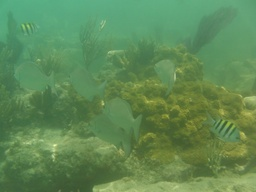
#> input picture other techniques/RayleighDistribution/InputImages/1.jpg, 256 x 192 px, shrunk from 1024 x 768 before the run, found by its file name; its folder holds only this picture in this run
$ python main.py   (older library calls are emulated)
#> lines starting #> are read from the running program, lines starting #| are printed output that depends on the picture
### other techniques/RayleighDistribution/color_equalisation.py
import numpy as np
import cv2


def RGB_equalisation(img,height,width):

    img = np.float32(img)
    b, g, r = cv2.split(img)
    r_avg = np.mean(r)
    g_avg = np.mean(g)
    b_avg = np.mean(b)

    All_avg = np.array((r_avg,g_avg,b_avg))
    All_max = np.max(All_avg)
    All_min = np.min(All_avg)
    All_median = np.median(All_avg)
    A = All_median/All_min
    B = All_median/All_max

    if (All_min == r_avg):
        r = r * A
    if (All_min == g_avg):
        g = g * A
    if (All_min == b_avg):
        b = b * A

    if (All_max == r_avg):
        r = r * B
    if (All_max == g_avg):
        g = g * B
    if (All_max == b_avg):
        b = b * B


    sceneRadiance = np.zeros((height, width, 3), 'float64')
    sceneRadiance[:, :, 0] = b
    sceneRadiance[:, :, 1] = g
    sceneRadiance[:, :, 2] = r
    sceneRadiance = np.clip(sceneRadiance, 0, 255)


    return sceneRadiance


# [4 lines of commented-out code are left out]

### other techniques/RayleighDistribution/global_stretching_RGB.py
import numpy as np


def stretching(img):
    height = len(img)
    width = len(img[0])
    for k in range(0, 3):
        Max_channel  = np.max(img[:,:,k])
        Min_channel  = np.min(img[:,:,k])
        for i in range(height):
            for j in range(width):
                img[i,j,k] = (img[i,j,k] - Min_channel) * (255 - 0) / (Max_channel - Min_channel)+ 0
    return img

### other techniques/RayleighDistribution/rayleighDistribution.py
import numpy as np
import math

e = np.e
esp = 2.2204e-16


class NodeLower(object):
	def __init__(self,x,y,value):
		self.x = x
		self.y = y
		self.value = value
	def printInfo(self):
		print(self.x,self.y,self.value)


# 用于排序时存储原来像素点位置的数据结构
class Node(object):
	def __init__(self,x,y,value):
		self.x = x
		self.y = y
		self.value = value
	def printInfo(self):
		print(self.x,self.y,self.value)

def rayleighStrLower(nodes, height, width,lower_Position):
    alpha = 0.4
    selectedRange = [0, 255]
    NumPixel = np.zeros(256)
    temp = np.zeros(256)
    for i in range(0, lower_Position):
        # print('nodes[i].value',type(nodes[i].value))
        NumPixel[nodes[i].value] = NumPixel[nodes[i].value] + 1
    ProbPixel = NumPixel / lower_Position
    CumuPixel = np.cumsum(ProbPixel)
    # print('CumuPixel',CumuPixel)

    valSpread = selectedRange[1] - selectedRange[0]
    hconst = 2 * alpha ** 2
    vmax = 1 - e ** (-1 / hconst)
    val = vmax * (CumuPixel)
    val = np.array(val)

    for i in range(256):
        if (val[i] >= 1):
            val[i] = val[i] - esp
    for i in range(256):
        temp[i] = np.sqrt(-hconst * math.log((1 - val[i]), e))
        normalization = temp[i] * valSpread
        if(normalization > 255):
            CumuPixel[i] = 255
        else:
            CumuPixel[i] = normalization
    for i in range(0, lower_Position):
        nodes[i].value = CumuPixel[nodes[i].value]
    return nodes


def rayleighStrUpper(nodes, height, width,lower_Position):
    allSize = height*width
    alpha = 0.4
    selectedRange = [0, 255]
    NumPixel = np.zeros(256)
    temp = np.zeros(256)
    for i in range(lower_Position, allSize):
            NumPixel[nodes[i].value] = NumPixel[nodes[i].value] + 1
    ProbPixel = NumPixel / (allSize-lower_Position)
    CumuPixel = np.cumsum(ProbPixel)
    valSpread = selectedRange[1] - selectedRange[0]
    hconst = 2 * alpha ** 2
    vmax = 1 - e ** (-1 / hconst)
    val = vmax * (CumuPixel)
    val = np.array(val)

    for i in range(256):
        if (val[i] >= 1):
            val[i] = val[i] - esp
    for i in range(256):
        temp[i] = np.sqrt(-hconst * math.log((1 - val[i]), e))
        normalization = temp[i] * valSpread
        if(normalization > 255):
            CumuPixel[i] = 255
        else:
            CumuPixel[i] = normalization
    for i in range(lower_Position, allSize):
        nodes[i].value = CumuPixel[nodes[i].value]
    return nodes


def uperLower(r, height, width):
    allSize = height * width
    R_max = np.max(r)
    R_min = np.min(r)
    R__middle = (R_max - R_min) / 2 + R_min
    R__middle = np.mean(r)
    node_upper = []
    node_lower = []
    for i in range(0, height):
        for j in range(0, width):
            oneNode = Node(i, j, r[i, j])
            oneNodeLower = NodeLower(i, j, r[i, j])
            node_upper.append(oneNode)
            node_lower.append(oneNodeLower)
    node_upper = sorted(node_upper, key=lambda node: node.value, reverse=False)
    node_lower = sorted(node_lower, key=lambda node: node.value, reverse=False)

    # print('R__middle',R__middle)
    # middle_Position=[]
    for i in range(allSize):
        if (node_upper[i].value > R__middle):
            # print('nodes[i].value',nodes[i].value)
            middle_Position = i
            break
    lower_Position = middle_Position
    # print('lower_Position',lower_Position)

    for i in range(allSize):
        node_upper[i].value = np.int(node_upper[i].value)
        node_lower[i].value = np.int(node_lower[i].value)
    # print('nodes', nodes[0].value)
    # print('nodes[lower_Position + 10].value', nodes[lower_Position + 2].value)

    nodesLower  = rayleighStrLower(node_lower, height, width,lower_Position)
    nodesUpper  = rayleighStrUpper(node_upper, height, width,lower_Position)

    array_lower_histogram_stretching = np.zeros((height, width))
    array_upper_histogram_stretching = np.zeros((height, width))


    for i in range(0, allSize):
        if(i > lower_Position):
            array_upper_histogram_stretching[nodesUpper[i].x, nodesUpper[i].y] = nodesUpper[i].value
            array_lower_histogram_stretching[nodesUpper[i].x, nodesUpper[i].y] = 255
        else:
            array_lower_histogram_stretching[nodesLower[i].x, nodesLower[i].y] = nodesLower[i].value
            array_upper_histogram_stretching[nodesLower[i].x, nodesLower[i].y] = 0

    # print('np.mean(array_lower_histogram_stretching))',np.mean(array_lower_histogram_stretching))
    # print('np.mean(array_upper_histogram_stretching))',np.mean(array_upper_histogram_stretching))

    return array_lower_histogram_stretching,array_upper_histogram_stretching

def rayleighStretching(sceneRadiance, height, width):

    R_array_lower_histogram_stretching, R_array_upper_histogram_stretching = uperLower(sceneRadiance[:, :, 2], height, width)
    G_array_lower_histogram_stretching, G_array_upper_histogram_stretching = uperLower(sceneRadiance[:, :, 1], height, width)
    B_array_lower_histogram_stretching, B_array_upper_histogram_stretching = uperLower(sceneRadiance[:, :, 0], height, width)

    sceneRadiance_Lower = np.zeros((height, width, 3), )
    sceneRadiance_Lower[:, :, 0] = B_array_lower_histogram_stretching
    sceneRadiance_Lower[:, :, 1] = G_array_lower_histogram_stretching
    sceneRadiance_Lower[:, :, 2] = R_array_lower_histogram_stretching
    sceneRadiance_Lower = np.uint8(sceneRadiance_Lower)

    sceneRadiance_Upper = np.zeros((height, width, 3))
    sceneRadiance_Upper[:, :, 0] = B_array_upper_histogram_stretching
    sceneRadiance_Upper[:, :, 1] = G_array_upper_histogram_stretching
    sceneRadiance_Upper[:, :, 2] = R_array_upper_histogram_stretching
    sceneRadiance_Upper = np.uint8(sceneRadiance_Upper)

    return sceneRadiance_Lower, sceneRadiance_Upper


# [30 lines of commented-out code are left out]

### other techniques/RayleighDistribution/hsvStretching.py
import cv2
from skimage.color import rgb2hsv,hsv2rgb
import numpy as np

from global_Stretching_SV import global_stretching


def  HSVStretching(sceneRadiance):
    sceneRadiance = np.clip(sceneRadiance, 0, 255)
    sceneRadiance = np.uint8(sceneRadiance)
    height = len(sceneRadiance)
    width = len(sceneRadiance[0])
    img_hsv = rgb2hsv(sceneRadiance)
    img_hsv[:, :, 1] = global_stretching(img_hsv[:, :, 1], height, width)
    img_hsv[:, :, 2] = global_stretching(img_hsv[:, :, 2], height, width)
    img_rgb = hsv2rgb(img_hsv) * 255

    return img_rgb

### other techniques/RayleighDistribution/global_Stretching_SV.py
import numpy as np

def global_stretching(img_L,height, width):
    length = height * width
    R_rray = []
    for i in range(height):
        for j in range(width):
            R_rray.append(img_L[i][j])
    R_rray.sort()
    I_min = R_rray[int(length / 100)]
    I_max = R_rray[-int(length / 100)]
    # print('I_min',I_min)
    # print('I_max',I_max)
    array_Global_histogram_stretching_L = np.zeros((height, width))
    for i in range(0, height):
        for j in range(0, width):
            if img_L[i][j] < I_min:
                p_out = img_L[i][j]
                array_Global_histogram_stretching_L[i][j] = p_out
            elif (img_L[i][j] > I_max):
                p_out = img_L[i][j]
                array_Global_histogram_stretching_L[i][j] = p_out
            else:
                p_out = (img_L[i][j] - I_min) * ((1) / (I_max - I_min))
                array_Global_histogram_stretching_L[i][j] = p_out
    return (array_Global_histogram_stretching_L)

### other techniques/RayleighDistribution/sceneRadiance.py
import numpy as np

def sceneRadianceRGB(sceneRadiance):

    sceneRadiance = np.clip(sceneRadiance, 0, 255)
    sceneRadiance = np.uint8(sceneRadiance)

    return sceneRadiance

### other techniques/RayleighDistribution/main.py
import math
import os
import natsort
import numpy as np
import datetime
import cv2
from skimage.color import rgb2hsv


from color_equalisation import RGB_equalisation
from global_stretching_RGB import stretching
from hsvStretching import HSVStretching

from histogramDistributionLower import histogramStretching_Lower
from histogramDistributionUpper import histogramStretching_Upper
from rayleighDistribution import rayleighStretching
from rayleighDistributionLower import rayleighStretching_Lower
from rayleighDistributionUpper import rayleighStretching_Upper
from sceneRadiance import sceneRadianceRGB

e = np.e
esp = 2.2204e-16
np.seterr(over='ignore')
if __name__ == '__main__':
    pass

# folder = "C:/Users/Administrator/Desktop/UnderwaterImageEnhancement/NonPhysical/RayleighDistribution"
folder = "C:\\Users\\Mrida\\Documents\\Python\\Single-Underwater-Image-Enhancement-and-Color-Restoration-master\\Underwater Image Enhancement\\RayleighDistribution"

path = folder + "/InputImages"
files = os.listdir(path)
files =  natsort.natsorted(files)

for i in range(len(files)):
    file = files[i]
    filepath = path + "/" + file
    prefix = file.split('.')[0]
    if os.path.isfile(filepath):
        print('********    file   ********',file)
        # img = cv2.imread('InputImages/' + file)
        img = cv2.imread(folder + '/InputImages/' + file)
#> img is the input picture: shape (192, 256, 3); mean B, G, R 85.9, 137.8, 95.5
        prefix = file.split('.')[0]
        height = len(img)
#> height = 192
        width = len(img[0])
#> width = 256

        sceneRadiance = RGB_equalisation(img, height, width)
#> in RGB_equalisation, `r_avg = np.mean(r)`: r_avg = 95.49
#> in RGB_equalisation, `g_avg = np.mean(g)`: g_avg = 137.8
#> in RGB_equalisation, `b_avg = np.mean(b)`: b_avg = 85.87
#> in RGB_equalisation, `All_avg = np.array((r_avg,g_avg,b_avg))`: All_avg = [95.49, 137.8, 85.87]
#> in RGB_equalisation, `All_max = np.max(All_avg)`: All_max = 137.8
#> in RGB_equalisation, `All_min = np.min(All_avg)`: All_min = 85.87
#> in RGB_equalisation, `All_median = np.median(All_avg)`: All_median = 95.49
#> in RGB_equalisation, `A = All_median/All_min`: A = 1.11
#> in RGB_equalisation, `B = All_median/All_max`: B = 0.693
#> in RGB_equalisation, `sceneRadiance[:, :, 2] = r`:
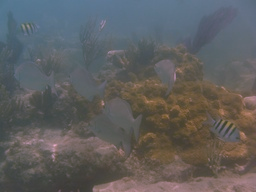
#> sceneRadiance: shape (192, 256, 3) float64; mean of channels 0, 1, 2 95.5, 95.5, 95.5; drawn as B, G, R
        # sceneRadiance = stretching(img)
        sceneRadiance = stretching(sceneRadiance)
#> in stretching, `height = len(img)`: height = 192
#> in stretching, `width = len(img[0])`: width = 256
#> the loop in stretching, `for k in range(0, 3):` made 3 passes
#> (Max_channel, Min_channel) on passes 1 to 3: (203.5, 28.91), (174.7, 58.22), (231, 56)
#> after the loop in stretching, `for k in range(0, 3):`:
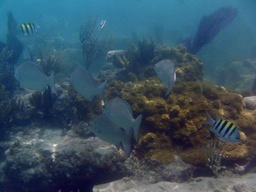
#> img: shape (192, 256, 3) float64; mean of channels 0, 1, 2 97.2, 81.6, 57.5; drawn as B, G, R
        sceneRadiance_Lower, sceneRadiance_Upper = rayleighStretching(sceneRadiance, height, width)
#> in uperLower, `allSize = height * width`: allSize = 49152
#> in uperLower, `R_max = np.max(r)`: R_max = 255
#> in uperLower, `R_min = np.min(r)`: R_min = 0
#> in uperLower, `R__middle = (R_max - R_min) / 2 + R_min`: R__middle = 127.5
#> in uperLower, `R__middle = np.mean(r)`: R__middle = 57.54
#> in uperLower, `R__middle = np.mean(r)`:
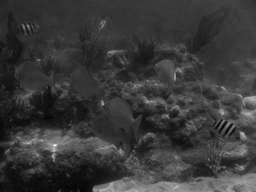
#> r: shape (192, 256) float64; min 0, max 255, mean 57.5
#> the loop in uperLower, `for i in range(0, height):` made 192 passes
#> call 3 of uperLower, with height = 192, width = 256
#> after the loop in uperLower (call 3), `for i in range(0, allSize):`:
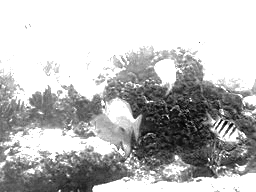
#> array_lower_histogram_stretching: shape (192, 256) float64; min 0.889, max 255, mean 187.6
#> after the loop in uperLower (call 3), `for i in range(0, allSize):`:
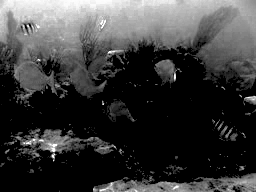
#> array_upper_histogram_stretching: shape (192, 256) float64; min 0, max 255, mean 60

        sceneRadiance = (np.float64(sceneRadiance_Lower) + np.float64(sceneRadiance_Upper)) / 2

        # cv2.imwrite('OutputImages/' + prefix + 'Lower0.jpg', sceneRadiance_Lower)
        # cv2.imwrite('OutputImages/' + prefix + 'Upper0.jpg', sceneRadiance_Upper)

        sceneRadiance = HSVStretching(sceneRadiance)
#> in HSVStretching, `img_hsv = rgb2hsv(sceneRadiance)`: img_hsv: shape (192, 256, 3) float64; mean of channels 0, 1, 2 0.36, 0.478, 0.604
#> in HSVStretching, `img_hsv[:, :, 1] = global_stretching(img_hsv[:, :, 1], height, width)`: img_hsv: shape (192, 256, 3) float64; mean of channels 0, 1, 2 0.36, 0.515, 0.604
#> call 2 of global_stretching, with height = 192, width = 256
#> after the loop in global_stretching (call 2), `for i in range(0, height):`:
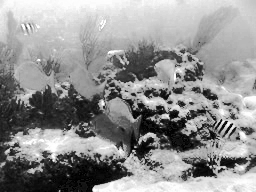
#> array_Global_histogram_stretching_L: shape (192, 256) float64; min 0, max 1, mean 0.57
#> in HSVStretching, `img_hsv[:, :, 2] = global_stretching(img_hsv[:, :, 2], height, width)`: img_hsv: shape (192, 256, 3) float64; mean of channels 0, 1, 2 0.36, 0.515, 0.57
        sceneRadiance = sceneRadianceRGB(sceneRadiance)
#> in sceneRadianceRGB, `sceneRadiance = np.uint8(sceneRadiance)`:
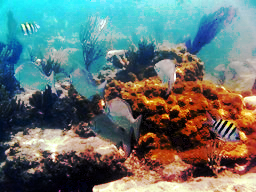
#> sceneRadiance: shape (192, 256, 3); mean of channels 0, 1, 2 113.7, 117.3, 101.9; drawn as B, G, R
        cv2.imwrite('OutputImages/' + prefix + '_RayleighDistribution.jpg', sceneRadiance)


#endtime = datetime.datetime.now()
#time = endtime-starttime
#print('time',time)
